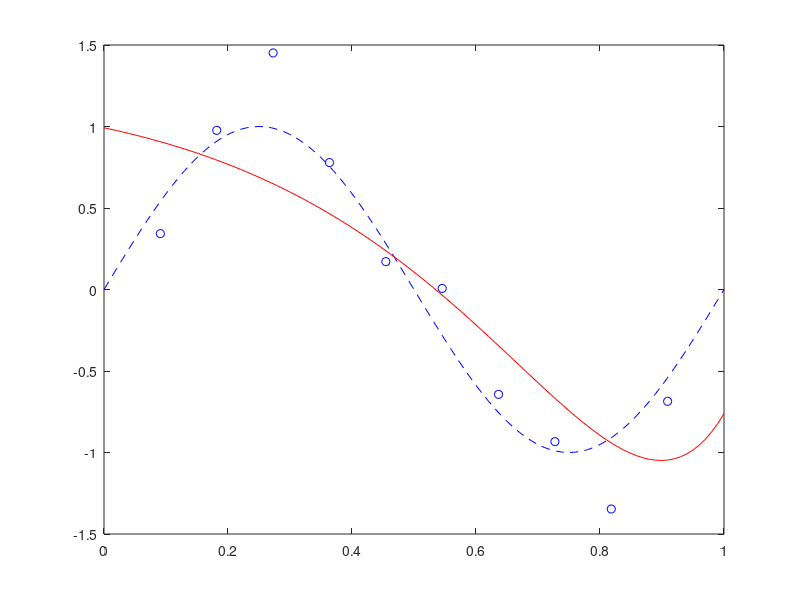

This figure's MATLAB source:
% polynomial ridge regression

% generate synthetic data
fun = @(x) sin(2*pi*x); % true function
sigma2 = 0.1;           % noise variance
n = 10;                 % number of observations
delta = 1/(n+1);        % spacing between observations
x = (delta:delta:1-delta)';
y = fun(x) + sqrt(sigma2)*randn(size(x));

% least squares matrix
X = [ones(n,1) x x.^2 x.^3 x.^4 x.^5 x.^6 x.^7 x.^8 x.^9];
deg = 9;  % polynomial degree

% loop over different values of the regularization parameter
for ind = 16:-1:1
  lambda = 10^(-ind)  % regularization parameter

  % solve regularized least squares problem
  w = [X; sqrt(lambda)*eye(deg+1)] \ [y; zeros(deg+1,1)]

  % calculate polynomial at values of xx
  xx = (0:.01:1)';
  yy = w(1)*ones(size(xx));
  for k = 1:deg
    yy = yy + w(k+1)*(xx.^k);
  end

  % plot the true function and the polynomial
  clf
  plot(xx,fun(xx),'b--', x,y,'bo', xx,yy,'r-');
  axis([0 1 -1.5 1.5]);
  pause
end
